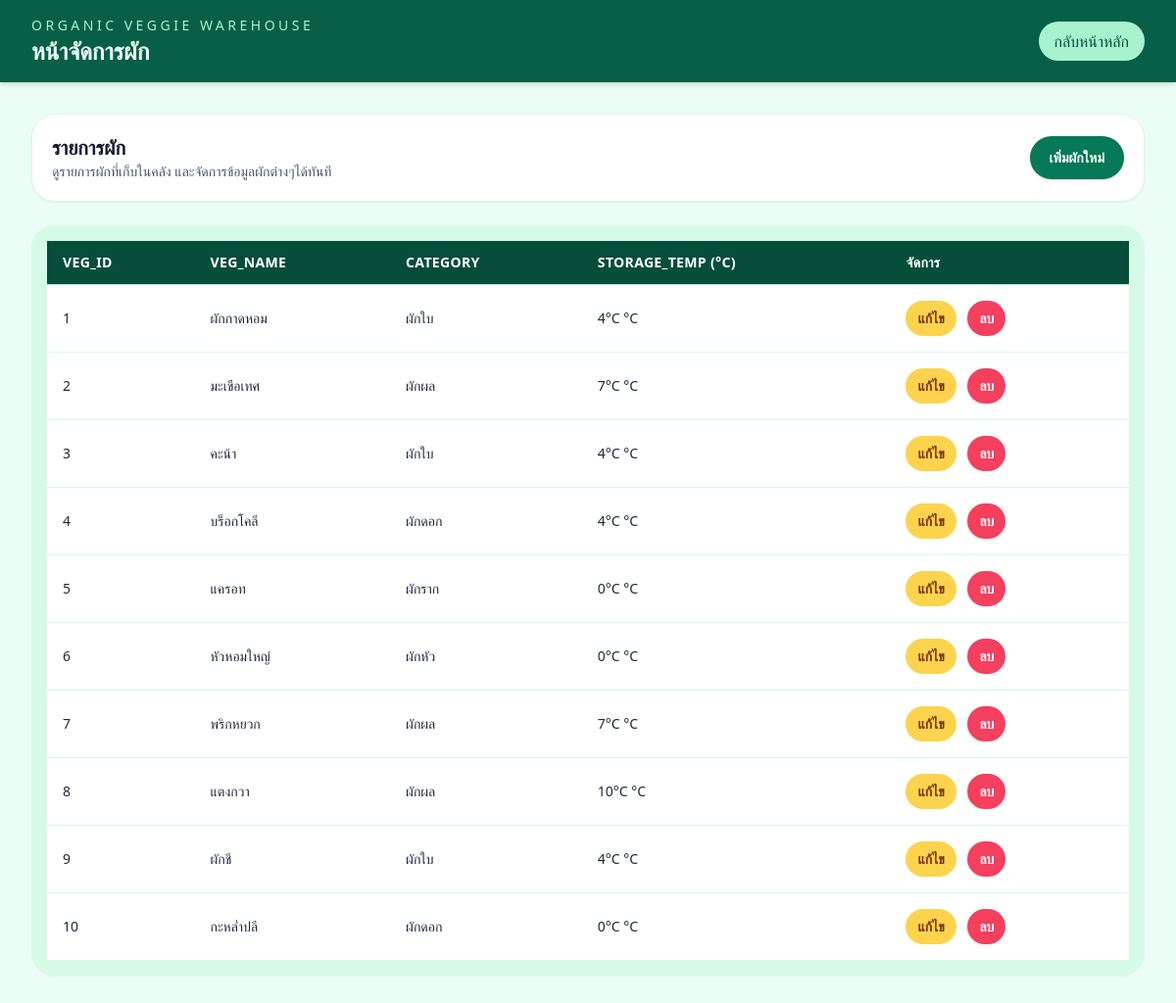
The app's page /vegetables, older data.
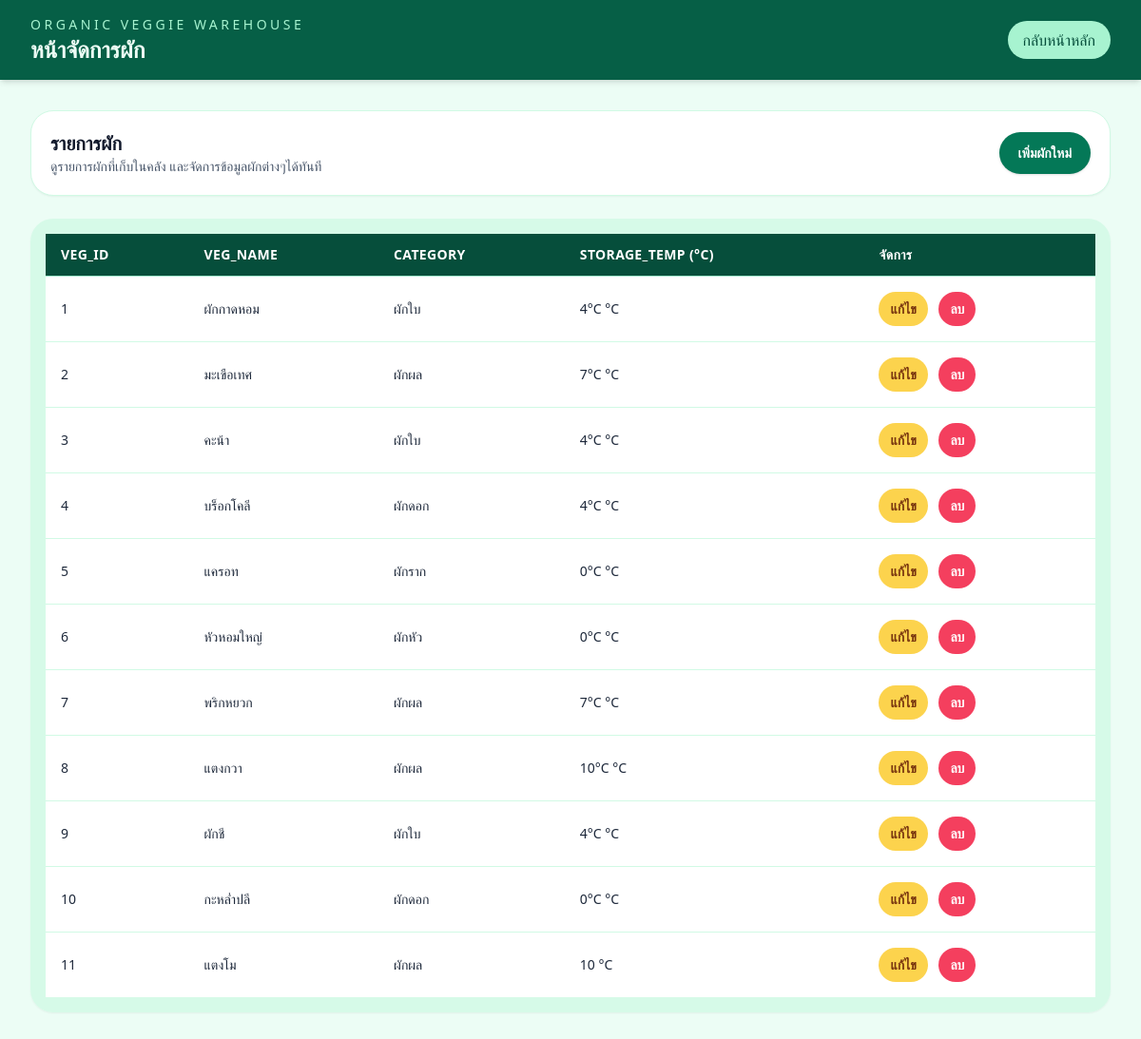
The same page, newer data.
### tables this page shows
CREATE TABLE Vegetables (
    veg_id INTEGER PRIMARY KEY,
    veg_name TEXT NOT NULL,
    category TEXT,
    storage_temp TEXT
);

### app.py (the view)
@app.route('/vegetables')
def vegetables():
    conn = get_db()
    cur = conn.cursor()
    cur.execute("SELECT * FROM Vegetables")
    veggies = cur.fetchall()
    conn.close()
    return render_template('vegetables.html', veggies=veggies)

### app.py (called while the page is built)
def get_db():
    conn = sqlite3.connect(DATABASE)
    conn.row_factory = sqlite3.Row
    return conn

### templates/vegetables.html (shortened to what this page needs)
<!DOCTYPE html>
<html lang="th">
<head>
    <script src="https://cdn.tailwindcss.com"></script>
</head>
<body class="min-h-screen bg-emerald-50 text-slate-800">
    <header class="bg-emerald-800 text-emerald-50 shadow-md">
        <div class="mx-auto max-w-7xl px-4 py-4 sm:px-6 lg:px-8 flex flex-col sm:flex-row sm:items-center sm:justify-between gap-3">
            <div>
                <p class="text-sm uppercase tracking-[0.25em] text-emerald-200">Organic Veggie Warehouse</p>
                <h1 class="text-2xl font-semibold">หน้าจัดการผัก</h1>
            </div>
            <div class="flex flex-wrap items-center gap-2">
                <a href="{{ url_for('index') }}" class="rounded-full bg-emerald-200 px-4 py-2 text-emerald-900 hover:bg-emerald-100 transition">กลับหน้าหลัก</a>
            </div>
        </div>
    </header>
    <main class="mx-auto max-w-7xl px-4 py-8 sm:px-6 lg:px-8">
        <section class="mb-6 rounded-3xl border border-emerald-100 bg-white p-5 shadow-sm">
            <div class="flex flex-col gap-4 md:flex-row md:items-center md:justify-between">
                <div>
                    <h2 class="text-xl font-semibold text-slate-900">รายการผัก</h2>
                    <p class="text-sm text-slate-600">ดูรายการผักที่เก็บในคลัง และจัดการข้อมูลผักต่างๆได้ทันที</p>
                </div>
                <a href="{{ url_for('add_vegetable') }}" class="inline-flex items-center justify-center rounded-full bg-emerald-700 px-5 py-3 text-sm font-semibold text-white shadow hover:bg-emerald-600 transition">เพิ่มผักใหม่</a>
            </div>
        </section>
        <section class="overflow-x-auto rounded-3xl bg-emerald-100/80 p-4 shadow-sm">
            <table class="min-w-full divide-y divide-emerald-200 text-sm">
                <thead class="bg-emerald-900 text-white">
                    <tr>
                        <th class="px-4 py-3 text-left uppercase tracking-wide">veg_id</th>
                        <th class="px-4 py-3 text-left uppercase tracking-wide">veg_name</th>
                        <th class="px-4 py-3 text-left uppercase tracking-wide">category</th>
                        <th class="px-4 py-3 text-left uppercase tracking-wide">storage_temp (°C)</th>
                        <th class="px-4 py-3 text-left uppercase tracking-wide">จัดการ</th>
                    </tr>
                </thead>
                <tbody class="divide-y divide-emerald-100 bg-white">
                    {% for veg in veggies %}
                    <tr class="hover:bg-emerald-50">
                        <td class="px-4 py-4">{{ veg[0] }}</td>
                        <td class="px-4 py-4">{{ veg[1] }}</td>
                        <td class="px-4 py-4">{{ veg[2] }}</td>
                        <td class="px-4 py-4">{{ veg[3] }} °C</td>
                        <td class="px-4 py-4 space-x-2">
                            <a href="{{ url_for('edit_vegetable', id=veg[0]) }}" class="inline-flex rounded-full bg-amber-300 px-3 py-2 text-sm font-semibold text-amber-900 hover:bg-amber-200 transition">แก้ไข</a>
                            <form method="post" action="{{ url_for('delete_vegetable', id=veg[0]) }}" class="inline-block">
                                <button type="submit" onclick="return confirm('ยืนยันการลบข้อมูลผักนี้หรือไม่?')" class="inline-flex rounded-full bg-rose-500 px-3 py-2 text-sm font-semibold text-white hover:bg-rose-400 transition">ลบ</button>
                            </form>
                        </td>
                    </tr>
                    {% endfor %}
                </tbody>
            </table>
        </section>
    </main>
</body>
</html>

Row changes from the older to the newer data that the page shows:
added Vegetables: veg_id "11", veg_name "แตงโม", category "ผักผล", storage_temp "10"
